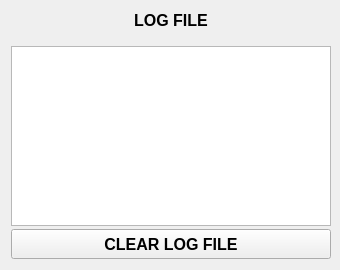
<?xml version="1.0" encoding="UTF-8"?>
<ui version="4.0">
 <class>logFile</class>
 <widget class="QWidget" name="logFile">
  <property name="geometry">
   <rect>
    <x>0</x>
    <y>0</y>
    <width>340</width>
    <height>270</height>
   </rect>
  </property>
  <property name="minimumSize">
   <size>
    <width>340</width>
    <height>270</height>
   </size>
  </property>
  <property name="font">
   <font>
    <pointsize>12</pointsize>
    <weight>75</weight>
    <bold>true</bold>
   </font>
  </property>
  <property name="windowTitle">
   <string>Form</string>
  </property>
  <layout class="QFormLayout" name="formLayout">
   <item row="0" column="0">
    <layout class="QHBoxLayout" name="horizontalLayout">
     <property name="bottomMargin">
      <number>10</number>
     </property>
     <item>
      <widget class="QLabel" name="label">
       <property name="minimumSize">
        <size>
         <width>320</width>
         <height>0</height>
        </size>
       </property>
       <property name="text">
        <string>LOG FILE</string>
       </property>
       <property name="alignment">
        <set>Qt::AlignCenter</set>
       </property>
      </widget>
     </item>
    </layout>
   </item>
   <item row="1" column="0">
    <widget class="QTextEdit" name="te_log">
     <property name="minimumSize">
      <size>
       <width>320</width>
       <height>180</height>
      </size>
     </property>
     <property name="focusPolicy">
      <enum>Qt::NoFocus</enum>
     </property>
     <property name="frameShape">
      <enum>QFrame::StyledPanel</enum>
     </property>
     <property name="lineWrapMode">
      <enum>QTextEdit::NoWrap</enum>
     </property>
     <property name="acceptRichText">
      <bool>false</bool>
     </property>
     <property name="textInteractionFlags">
      <set>Qt::NoTextInteraction</set>
     </property>
     <property name="placeholderText">
      <string/>
     </property>
    </widget>
   </item>
   <item row="2" column="0">
    <widget class="QPushButton" name="pb_clearLog">
     <property name="minimumSize">
      <size>
       <width>320</width>
       <height>30</height>
      </size>
     </property>
     <property name="maximumSize">
      <size>
       <width>16777215</width>
       <height>16777215</height>
      </size>
     </property>
     <property name="font">
      <font>
       <pointsize>12</pointsize>
       <weight>75</weight>
       <bold>true</bold>
      </font>
     </property>
     <property name="text">
      <string>CLEAR LOG FILE</string>
     </property>
     <property name="flat">
      <bool>false</bool>
     </property>
    </widget>
   </item>
  </layout>
 </widget>
 <resources/>
 <connections/>
</ui>
